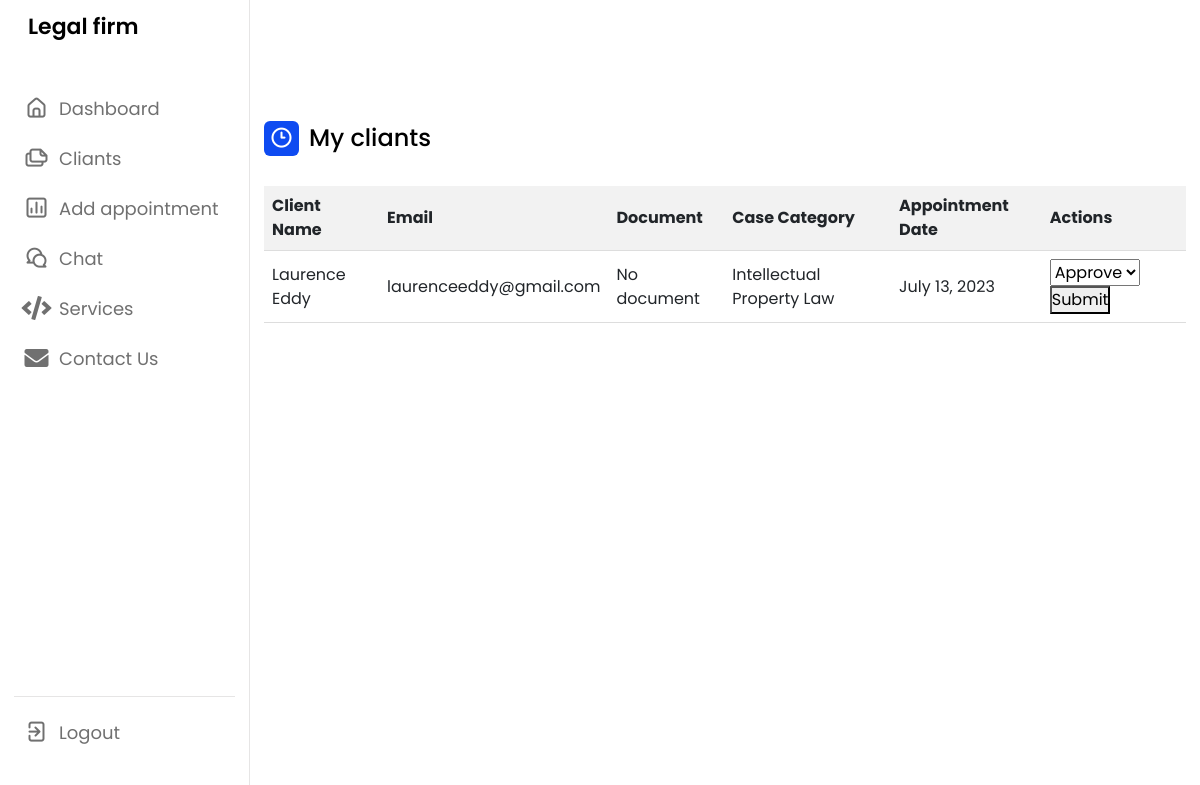
Page /lawyer_client/ on the earlier database version.
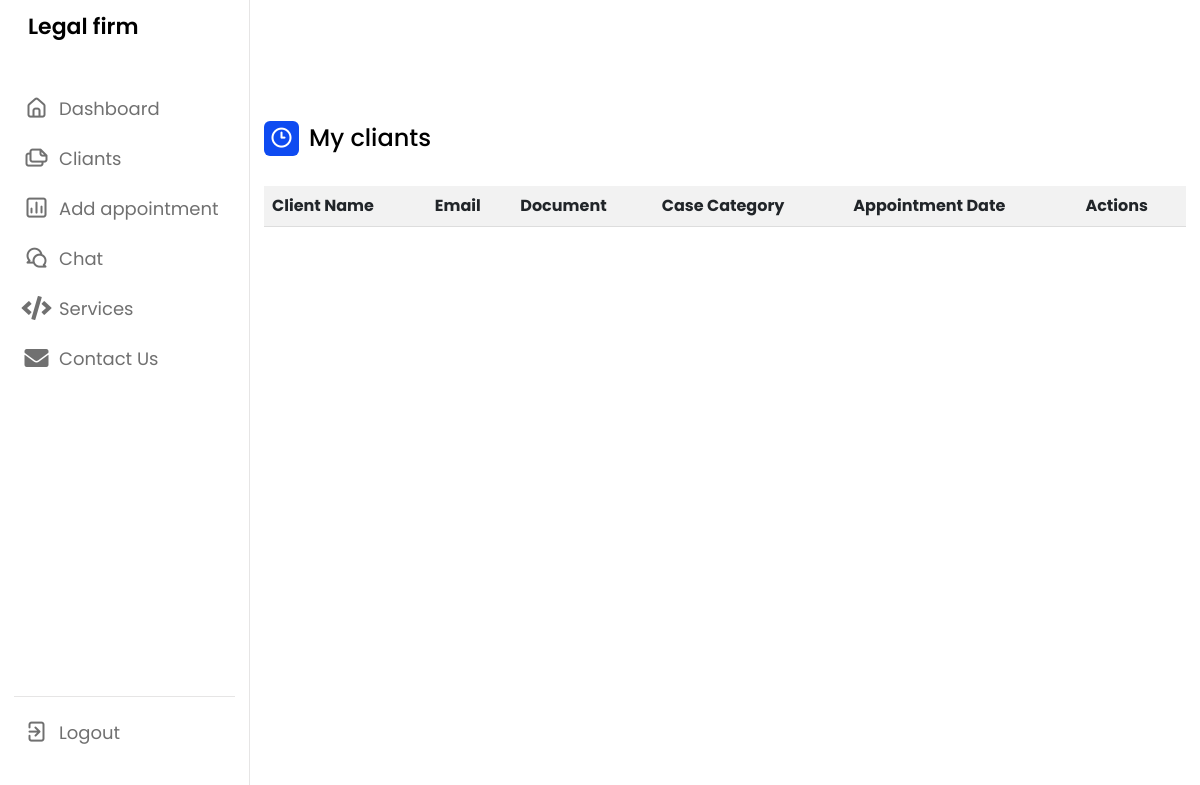
Same page on the later database version.
### blog/models.py (models this page shows, shortened)
class ClientApplication(models.Model):
    client_name = models.CharField(max_length=100)
    client_email = models.EmailField()
    case_details = models.TextField()
    case_category = models.CharField(max_length=50)
    appointment_date = models.DateField()
    document = models.FileField(upload_to='documents/', blank=True, null=True)
    approval_status = models.OneToOneField('approval', on_delete=models.CASCADE, blank=True, null=True)

### blog/views.py (the view, shortened to what this page needs)
# urls.py: path('lawyer_client/',lawyer_clients, name = "lawyer_client"),
def lawyer_clients(request):
    applications = ClientApplication.objects.all()
    return render(request, "Lawyer_dashboard/cliants.html", {'applications': applications})

### blog/views.py (called while the page is built)
def category_list(request):
    category_list = Category.objects.exclude(name='default')
    context = {
        "category_list": category_list,
    }
    return context

### templates/Lawyer_dashboard/cliants.html (shortened to what the changed rows need)
{% block content %}
<!DOCTYPE html>
<html lang="en">
<head>
    <link rel="stylesheet" href="style.css">
    <link rel="stylesheet" href="https://cdn.jsdelivr.net/npm/bootstrap@4.0.0/dist/css/bootstrap.min.css">
    <link rel="stylesheet" href="https://unicons.iconscout.com/release/v4.0.0/css/line.css">
    <link rel="stylesheet" href="https://cdnjs.cloudflare.com/ajax/libs/font-awesome/5.15.3/css/all.min.css">
</head>
<body>
    <section class="dashboard">
        <div class="dash-content">
            <div class="activity">
                <table>
                    <thead>
                        <tr>
                            <th>Client Name</th>
                            <th>Email</th>
                            <th>Document</th>
                            <th>Case Category</th>
                            <th>Appointment Date</th>
                            <th>Actions</th>
                        </tr>
                    </thead>
                    <tbody>
                        {% for application in applications %}
                        <tr>
                            <td>{{ application.client_name }}</td>
                            <td>{{ application.client_email }}</td>
                            <td>
                                {% if application.document %}
                                    <a href="{{ application.document.url }}" target="_blank">View Document</a>
                                {% else %}
                                    No document
                                {% endif %}
                            </td>
                            <td>{{ application.case_category }}</td>
                            <td>{{ application.appointment_date }}</td>
                            <td>
                                <form method="POST" action="{% url 'lawyer_client' %}">
                                    <select id="case_category" name="case_category">
                                        <option value="Approve">Approve</option>
                                    </select>
                                    <button type="submit">Submit</button>
                                </form>
                            </td>
                        </tr>
                        {% endfor %}
                    </tbody>
                </table>
            </div>
        </div>
    </section>
</body>
</html>
{%endblock%}

Differences in the rows shown:
removed ClientApplication: client_name "Laurence Eddy", client_email "laurenceeddy@gmail.com", document "No document", case_category "Intellectual Property Law", appointment_date "July 13, 2023"
